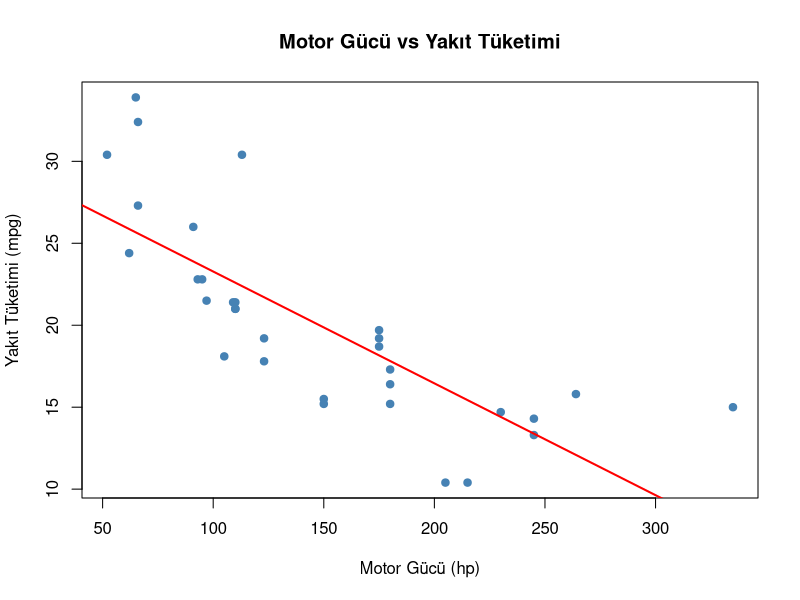
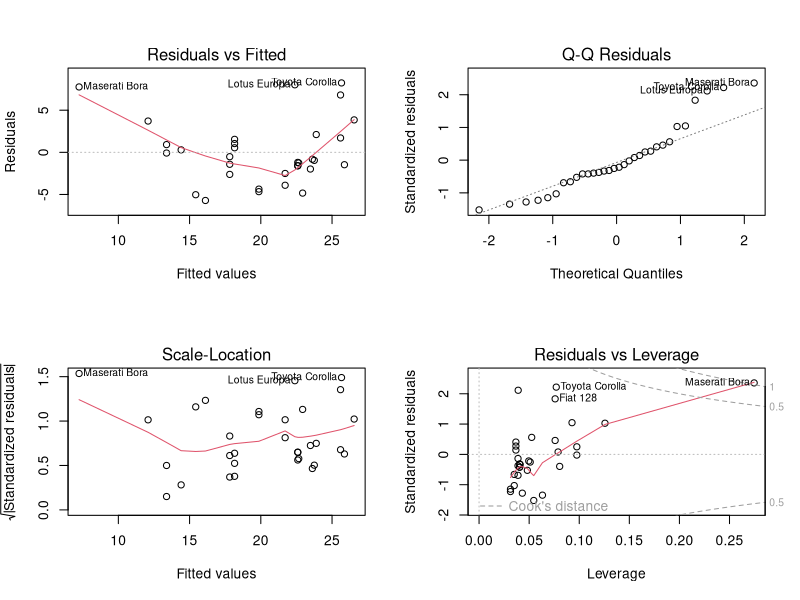

Write R code to recreate these figures, in order.
# mtcars veri kümesini yükle
data(mtcars)


# --- 1. Korelasyon Hesapla ---
correlation <- cor(mtcars$hp, mtcars$mpg)
print(paste("Korelasyon katsayısı (hp vs mpg):", round(correlation, 3)))

# --- 2. Dağılım Grafiği (Scatter Plot) ve Regresyon Doğrusu ---
plot(mtcars$hp, mtcars$mpg,
     main = "Motor Gücü vs Yakıt Tüketimi",
     xlab = "Motor Gücü (hp)",
     ylab = "Yakıt Tüketimi (mpg)",
     pch = 19, col = "steelblue")
abline(lm(mpg ~ hp, data = mtcars), col = "red", lwd = 2)

# --- 3. Regresyon Modeli Kur ---
model <- lm(mpg ~ hp, data = mtcars)
summary(model)  # model özeti, katsayılar ve p-değerleri

# --- 4. Regresyon Denklemi ---
intercept <- coef(model)[1]
slope <- coef(model)[2]
print(paste("Regresyon Denklemi: mpg =", round(intercept, 4), "+", round(slope, 4), "* hp"))

# --- 5. Varsayım Kontrol Grafikleri
par(mfrow = c(2, 2))
plot(model)

# --- 6. Tahmin: 110 hp için mpg değeri ---
new_hp <- data.frame(hp = 110)
prediction <- predict(model, newdata = new_hp, interval = "confidence")
print("110 hp için tahmin:")
print(prediction)
